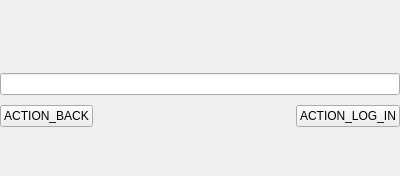
<?xml version="1.0" encoding="UTF-8"?>
<ui version="4.0">
 <class>LoginPasswordInputWidget</class>
 <widget class="QWidget" name="LoginPasswordInputWidget">
  <property name="geometry">
   <rect>
    <x>0</x>
    <y>0</y>
    <width>400</width>
    <height>176</height>
   </rect>
  </property>
  <property name="windowTitle">
   <string>Form</string>
  </property>
  <property name="styleSheet">
   <string notr="true">#label_instructions {
	color: #333333;
}

#button_login, #button_back {
	text-transform: uppercase;
}</string>
  </property>
  <layout class="QVBoxLayout" name="verticalLayout">
   <property name="spacing">
    <number>10</number>
   </property>
   <property name="leftMargin">
    <number>0</number>
   </property>
   <property name="topMargin">
    <number>0</number>
   </property>
   <property name="rightMargin">
    <number>0</number>
   </property>
   <property name="bottomMargin">
    <number>0</number>
   </property>
   <item>
    <spacer name="verticalSpacer_2">
     <property name="orientation">
      <enum>Qt::Vertical</enum>
     </property>
     <property name="sizeHint" stdset="0">
      <size>
       <width>20</width>
       <height>40</height>
      </size>
     </property>
    </spacer>
   </item>
   <item>
    <widget class="QLabel" name="label_instructions">
     <property name="text">
      <string/>
     </property>
    </widget>
   </item>
   <item>
    <widget class="QLineEdit" name="line_edit_password">
     <property name="echoMode">
      <enum>QLineEdit::Password</enum>
     </property>
    </widget>
   </item>
   <item>
    <layout class="QHBoxLayout" name="horizontalLayout">
     <property name="spacing">
      <number>0</number>
     </property>
     <item>
      <widget class="QPushButton" name="button_back">
       <property name="text">
        <string>ACTION_BACK</string>
       </property>
      </widget>
     </item>
     <item>
      <spacer name="horizontalSpacer">
       <property name="orientation">
        <enum>Qt::Horizontal</enum>
       </property>
       <property name="sizeHint" stdset="0">
        <size>
         <width>40</width>
         <height>20</height>
        </size>
       </property>
      </spacer>
     </item>
     <item>
      <widget class="QPushButton" name="button_login">
       <property name="text">
        <string>ACTION_LOG_IN</string>
       </property>
      </widget>
     </item>
    </layout>
   </item>
   <item>
    <spacer name="verticalSpacer">
     <property name="orientation">
      <enum>Qt::Vertical</enum>
     </property>
     <property name="sizeHint" stdset="0">
      <size>
       <width>20</width>
       <height>40</height>
      </size>
     </property>
    </spacer>
   </item>
  </layout>
 </widget>
 <resources/>
 <connections/>
</ui>
